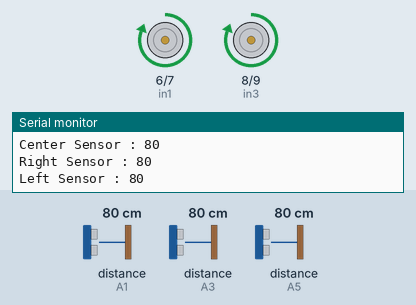
This sketch was run on a simulated Arduino Uno, built with avr-gcc and run on an emulated ATmega328P. Parts: motor-driver pin pairs drawn as motors (green arrow = first pin HIGH = forward, orange = second pin HIGH = backward, longer = more drive, scaled by the enable pin), the last lines printed to the serial monitor. Wiring (inferred from the names in the program): 3 × ultrasonic range finder: trigger A0, echo A1 / trigger A2, echo A3 / trigger A4, echo A5. Inputs (shaded band) come from the test bench; at power-on: distance to the obstacle (sensors on A3, A1, A5) 80 cm. The echo pulse lasts 58.3 µs per cm.

Above: at 1.2 s.
1.3 s: distance to the obstacle (sensor on A3) set to 29 cm
4.3 s: distance to the obstacle (sensor on A3) set to 25 cm
At 5.0 s:
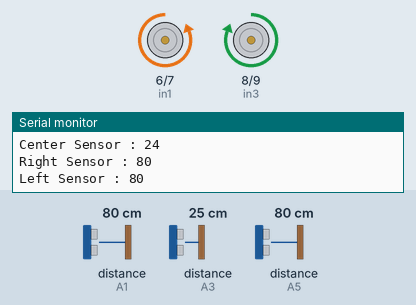
At 6.7 s:
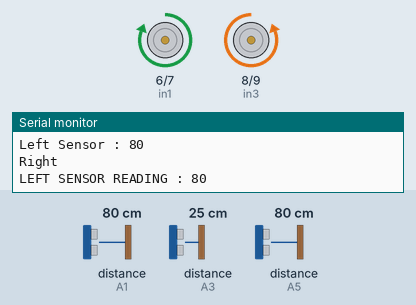
7.3 s: distance to the obstacle (sensor on A3) set to 35 cm
At 8.3 s:
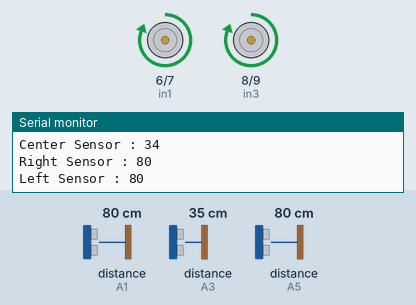
Timing chart, 0 to 10.3 s (numbered marks = the images above; inputs shaded):
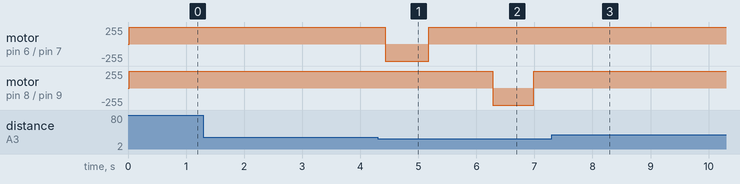

The sketch:

Fianl_Approach.ino
```cpp
#define S1Trig A0
#define S2Trig A2
#define S3Trig A4
#define S1Echo A1
#define S2Echo A3
#define S3Echo A5
//Set the speed of the motors
#define Speed 160

#define ena 5
#define in1 6
#define in2 7
#define in3 8
#define in4 9
#define enb 10

float mul_factor = 1.10;
bool var1m1 = true;
bool var2m1 = false ;

bool var1m2 = true;
bool var2m2= false;

int left_count = 0;
int right_count = 0;

void setup(){
  Serial.begin(9600);
  //Set the Trig pins as output pins
  pinMode(S1Trig, OUTPUT);
  pinMode(S2Trig, OUTPUT);
  pinMode(S3Trig, OUTPUT);
  //Set the Echo pins as input pins
  pinMode(S1Echo, INPUT);
  pinMode(S2Echo, INPUT);
  pinMode(S3Echo, INPUT);
  //Set the speed of the motors

  pinMode(ena,OUTPUT);
  pinMode(in1,OUTPUT);
  pinMode(in2,OUTPUT);
  pinMode(in3,OUTPUT);
  pinMode(in4,OUTPUT);
  pinMode(enb,OUTPUT);
  digitalWrite(ena,HIGH);
  digitalWrite(enb,HIGH);

}
void loop() {

  int centerSensor = sensorTwo();
  int rightSensor = sensorThree();
  int leftSensor = sensorOne();
  Serial.println("Here");
  Serial.print("Center Sensor : ");
  Serial.println(centerSensor);
  Serial.print("Right Sensor : ");
  Serial.println(rightSensor);
  Serial.print("Left Sensor : ");
  Serial.println(leftSensor);

  if (25 >= centerSensor) {

    if (left_count < right_count) {
      left(false);
      Serial.println("Left");
      forward();
      delay(mul_factor*500);
      rightSensor = sensorThree();
      while (rightSensor < 60){
        forward();
        rightSensor = sensorThree();
        delay(mul_factor*400);
      }
      forward();
      delay(mul_factor*500);
      right(true);
      forward();
      delay(mul_factor*1000);
    }
    else if (right_count <= left_count) {
      right(false);
      forward();
      Serial.println("Right");
      delay(mul_factor*500);
      leftSensor = sensorOne();
      Serial.print("LEFT SENSOR READING : ");
      Serial.println(leftSensor);
      int checker = 20;
      while (leftSensor < 60){
        forward();
        leftSensor = sensorOne();
        delay(mul_factor*400);

      }
      forward();
      delay(mul_factor*500);
      left(true);
      forward();
      delay(mul_factor*1000);
    }
  }
  Serial.println("Forward");
  forward();

}

//Get the sensor values
int sensorOne() {
  //pulse output
  digitalWrite(S1Trig, LOW);
  delayMicroseconds(4);
  digitalWrite(S1Trig, HIGH);
  delayMicroseconds(10);
  digitalWrite(S1Trig, LOW);

  long t = pulseIn(S1Echo, HIGH);//Get the pulse
  int cm = t / 29 / 2; //Convert time to the distance
  return cm; // Return the values from the sensor
}

//Get the sensor values
int sensorTwo() {
  //pulse output
  digitalWrite(S2Trig, LOW);
  delayMicroseconds(4);
  digitalWrite(S2Trig, HIGH);
  delayMicroseconds(10);
  digitalWrite(S2Trig, LOW);

  long t = pulseIn(S2Echo, HIGH);//Get the pulse
  int cm = t / 29 / 2; //Convert time to the distance
  return cm; // Return the values from the sensor
}

//Get the sensor values
int sensorThree() {
  //pulse output
  digitalWrite(S3Trig, LOW);
  delayMicroseconds(4);
  digitalWrite(S3Trig, HIGH);
  delayMicroseconds(10);
  digitalWrite(S3Trig, LOW);

  long t = pulseIn(S3Echo, HIGH);//Get the pulse
  int cm = t / 29 / 2; //Convert time to the distance
  return cm; // Return the values from the sensor
}

/***Motor functions**/
void forward() {
  digitalWrite(in1,var1m1);
  digitalWrite(in2,var2m1);
  digitalWrite(in3,var1m1);
  digitalWrite(in4,var2m2);
}


void right(bool counter) {
  int delay_var = 0;
  if (counter== false){
    right_count+=1;
    delay_var = 680;
  } else{
    delay_var = 650;
  }
  digitalWrite(in1,var2m1);
  digitalWrite(in2,var1m1);
  digitalWrite(in3,var1m2);
  digitalWrite(in4,var2m2);
  delay(mul_factor*delay_var);
}
void left(bool counter) {
  int delay_var = 0;
  if (counter== false){
    left_count+=1;
    delay_var = 550;
  } else{
    delay_var = 640;
  }
  digitalWrite(in1,var1m1);
  digitalWrite(in2,var2m1);
  digitalWrite(in3,var2m2);
  digitalWrite(in4,var1m2);
  delay(mul_factor*delay_var);
}
```

Measured:
- the behaviour switches between 27 and 26 cm on distance to the obstacle (sensor on A3) (found by bisection; images 0 and 1)
- after the input at 4.3 s, motor on pin 6 (in1) / pin 7 (in2): forward 255/255 → backward 255/255 after 0.13 s, → forward 255/255 0.75 s later; motor on pin 8 (in3) / pin 9 (in4): forward 255/255 → backward 255/255 after 2.0 s, → forward 255/255 0.70 s later
- after the input at 7.3 s, motor on pin 6 (in1) / pin 7 (in2), motor on pin 8 (in3) / pin 9 (in4): stops changing and stays forward 255/255
